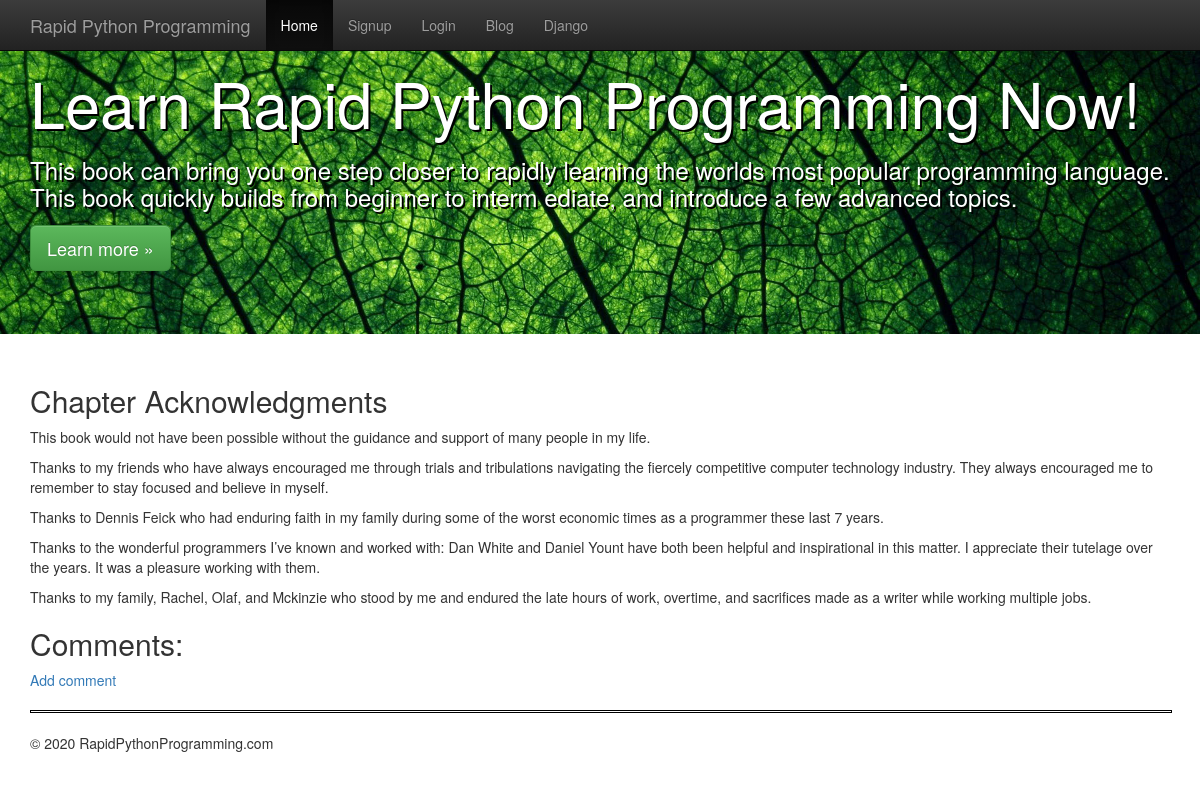
/book/2/, run on the app's committed database.
### book/models.py (models this page shows, shortened)
class Book(models.Model):
    chapter = models.CharField(max_length=180)
    body = models.TextField()

### book/views.py (the view)
# urls.py: url(r'^(?P<pk>\d+)/$',BookDetailView.as_view(), name='book-detail'),
class BookDetailView(DetailView):
	model = Book

### book/templates/book/book_detail.html (shortened to what this page needs)
{% extends 'base.html' %}
{% block content %}
<h2>{{ book.chapter}}</h2>
<p>{{ book.body|safe }}</p>
<h2>Comments:</h2>
<p><a href="/book/{{ book.id }}/comment/">Add comment</a>
{% endblock %}

### data on the page
Book: chapter "Chapter Acknowledgments", body "This book would not have been possible without the guidance and support of many people in my life. Thanks to my friends who have always encouraged me through trials and tribulations navigating the fiercely competitive computer technology industry. They always encouraged me to remember to stay focused and believe in myself. Thanks to Dennis Feick who had enduring faith in my family during some of the worst economic times as a programmer these last 7 years. Thanks to the wonderful programmers I’ve known and worked with: Dan White and Daniel Yount have both been helpful and inspirational in this matter. I appreciate their tutelage over the years. It was a pleasure working with them. Thanks to…"
